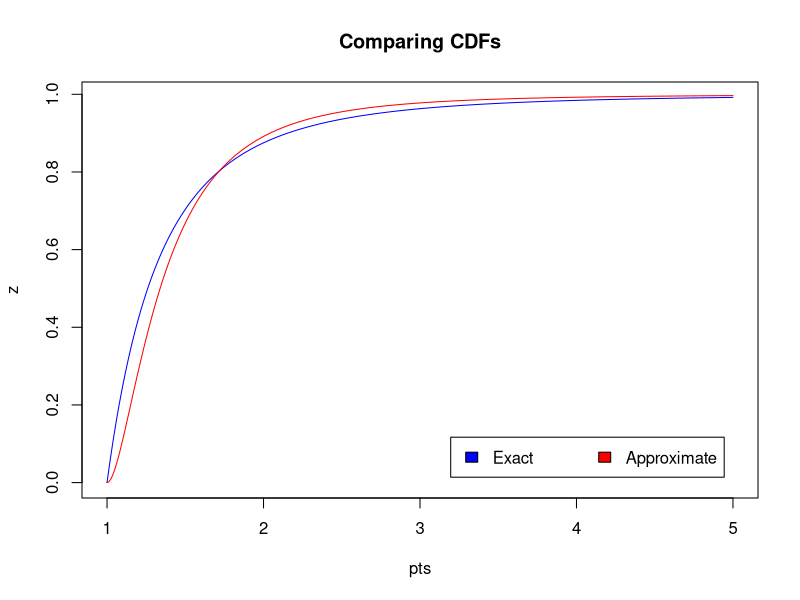
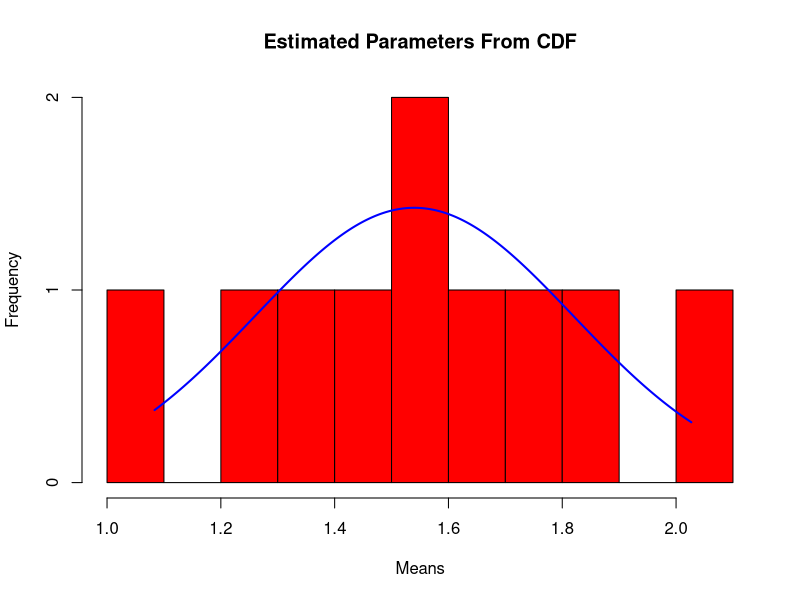
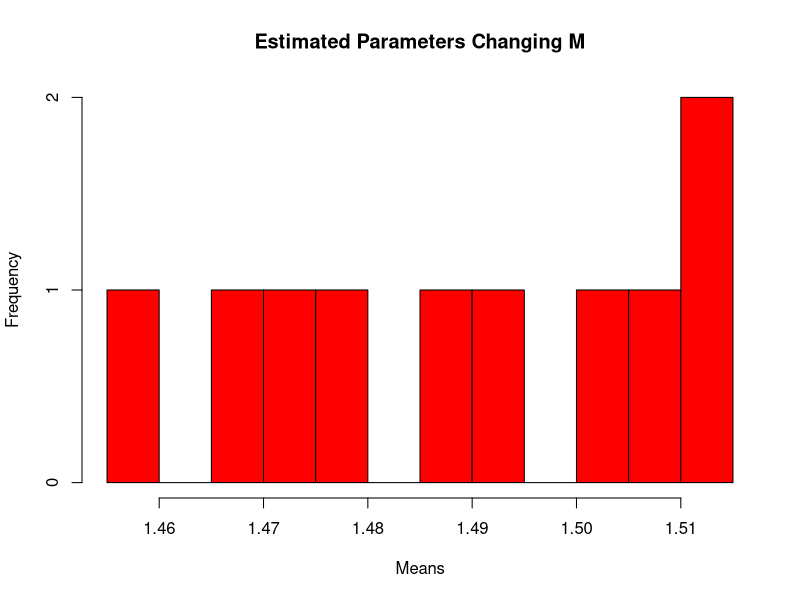
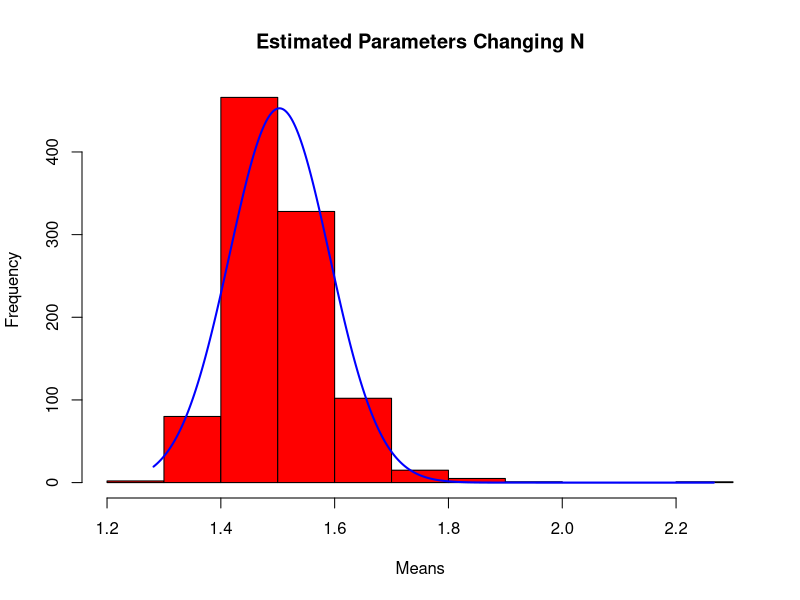

These charts were generated, in order, by the following R code:
# This clears the memory
rm(list=ls(all=TRUE))
# Getting the functions of pareto

dpareto = function(x, shape, scale = 1, log = FALSE) {
  if (shape <= 0) {
    stop("shape should be strictly positive.")
  }
  if (scale <= 0) {
    stop("scale should be strictly positive.")
  }
  d = ifelse(x >= scale, shape/scale*(scale/x)^(shape+1), 0)
  if (log) d = log(d)
  return(d)
}

ppareto = function(x, shape, scale = 1, lower.tail = TRUE, log.p = FALSE) {
  if (shape <= 0) {
    stop("shape should be strictly positive.")
  }
  if (scale <= 0) {
    stop("scale should be strictly positive.")
  }
  p = ifelse(x >= scale, 1-(scale/x)^shape, 0)
  if (!lower.tail) p = 1-p
  if (log.p) p = log(p)
  return(p)
}

qpareto = function(p, shape, scale = 1, lower.tail = TRUE, log.p = FALSE) {
  if (shape <= 0) {
    stop("shape should be strictly positive.")
  }
  if (scale <= 0) {
    stop("scale should be strictly positive.")
  }
  if (log.p) p = exp(p)
  if (!lower.tail) p = 1-p
  if (all(p >= 0 & p <= 1)) {
    return(scale*(1-p)^(-1/shape))
  } else {
    stop("p should be between 0 and 1.")
  }
}

rpareto = function(n, shape, scale = 1) {
  if (shape <= 0) {
    stop("shape should be strictly positive.")
  }
  if (scale <= 0) {
    stop("scale should be strictly positive.")
  }
  return(qpareto(runif(n), scale=scale, shape=shape))
}


#//////////////////////////////////////////////////////////////////////////////////// Task 1 

# Set random seed
set.seed(32)

# Define a vector that gives pts
pts = seq(from=1, to=5, length.out = 1000)

# Randomly sample from Pareto distribution
x = ppareto(pts,3,1)
y = ppareto(pts,3,1)

# Make z distribution
z = 0.5*(x + y)
z = sort(z)

# Real CDF value
truecdf =  ((2*(-1 + pts)*pts*(15 + 2*pts*
            (-15 - 5*pts + 4*pts^3 + 16*pts^5)))/(1 - 2*pts)^2 - 
            15*log(-1 + 2*pts))/(16*pts^6)

# Plotting the result given from Z
plot(pts, z, main="Comparing CDFs", xlabel="X", ylabel="CDF Values",
     type='l', col="blue")
# Plotting the true CDF
lines(pts, truecdf, type='l', col='red')
legend("bottomright", inset=.05, c("Exact","Approximate"), fill= c('blue','red'), horiz = TRUE)

#//////////////////////////////////////////////////////////////////////////////////// Task 2

# Generate M samples from N RVs
M = 10
N = 10

pts = seq(1,5, lenght.out = M*N)

# Define a matrix that has 100 rows and 10 columns with Pareto
x = matrix(rpareto(M*N,3,1), M,N)

# Find the column means
xbar = colMeans(x)

# Plot the empirical CDF of the column means
#plot(ecdf(xbar))
h <- hist(xbar, breaks = 10, col = 'red', xlab='Means', main='Estimated Parameters From CDF')

# Fitting the data so that we can compare the histograph from the curve
xfit = seq(min(xbar), max(xbar), length = 400)
yfit = dnorm(xfit, mean=mean(xbar), sd=sd(xbar))
yfit = yfit * diff(h$mids[1:2]) * length(xbar)
lines(xfit,yfit,col='blue', lwd='2')

#//////////////////////////////////////////////////////////////////////////////////// Task 3

# When changing the value of M, what occurs is:

# Generate M samples from N RVs
M = 1000
N = 10

pts = seq(1,5, lenght.out = M*N)

# Define a matrix that has 100 rows and 10 columns with Pareto
x = matrix(rpareto(M*N,3,1), M,N)

# Find the column means
xbar = colMeans(x)

# Find the mean of the distribution 
mean = mean(xbar)

# Find the standard deviation of the distribution
sd = sd(xbar)

# Plot the empirical CDF of the column means
hist(xbar, breaks = 10, col = 'red', xlab='Means', main='Estimated Parameters Changing M')

# Fitting the data so that we can compare the histograph from the curve
xfit = seq(min(xbar), max(xbar), length = 400)
yfit = dnorm(xfit, mean=mean(xbar), sd=sd(xbar))
yfit = yfit * diff(h$mids[1:2]) * length(xbar)
lines(xfit,yfit,col='blue', lwd='2')

# If you mess with the values such as N for an example, when it is increased, then what is noticed is a
# significant difference in accuracy. 

# Generate M samples from N RVs
M = 100
N = 1000

pts = seq(1,5, lenght.out = M*N)

# Define a matrix that has 100 rows and 10 columns with Pareto
x = matrix(rpareto(M*N,3,1), M,N)

# Find the column means
xbar = colMeans(x)

# Plot the empirical CDF of the column means
hist(xbar, breaks = 10, col = 'red', xlab='Means', main='Estimated Parameters Changing N')

# Fitting the data so that we can compare the histograph from the curve
xfit = seq(min(xbar), max(xbar), length = 400)
yfit = dnorm(xfit, mean=mean(xbar), sd=sd(xbar))
yfit = yfit * diff(h$mids[1:2]) * length(xbar)
lines(xfit,yfit,col='blue', lwd='2')
